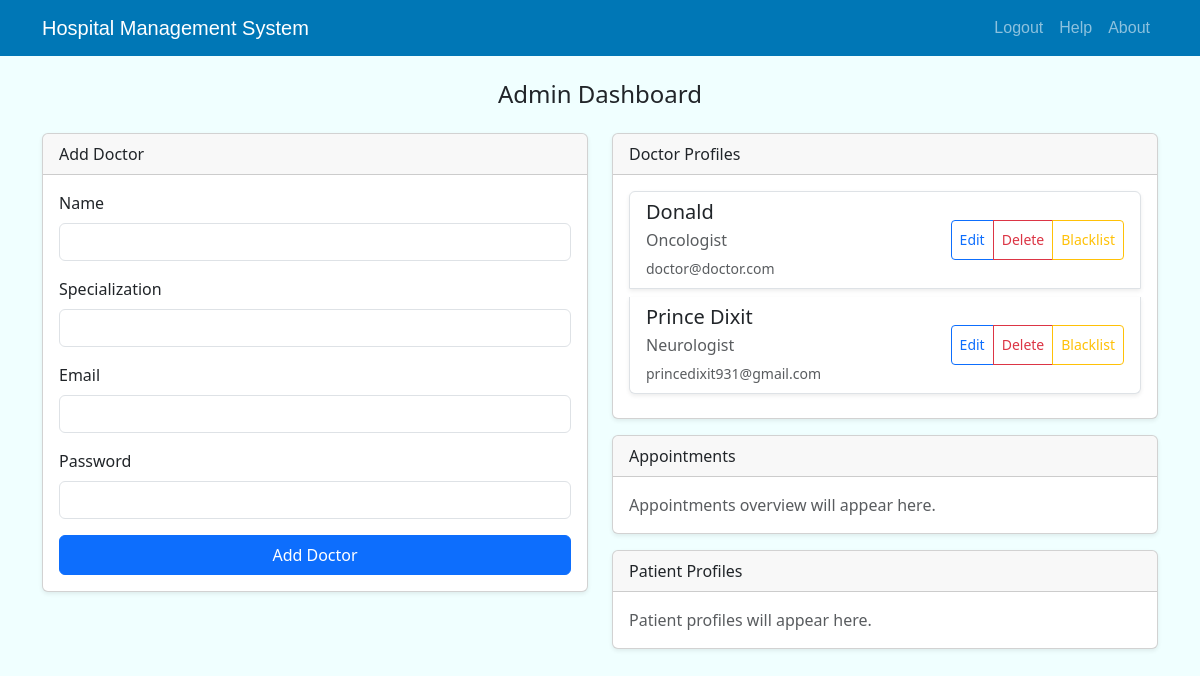
Page /dashboard (signed in) on the earlier database version.
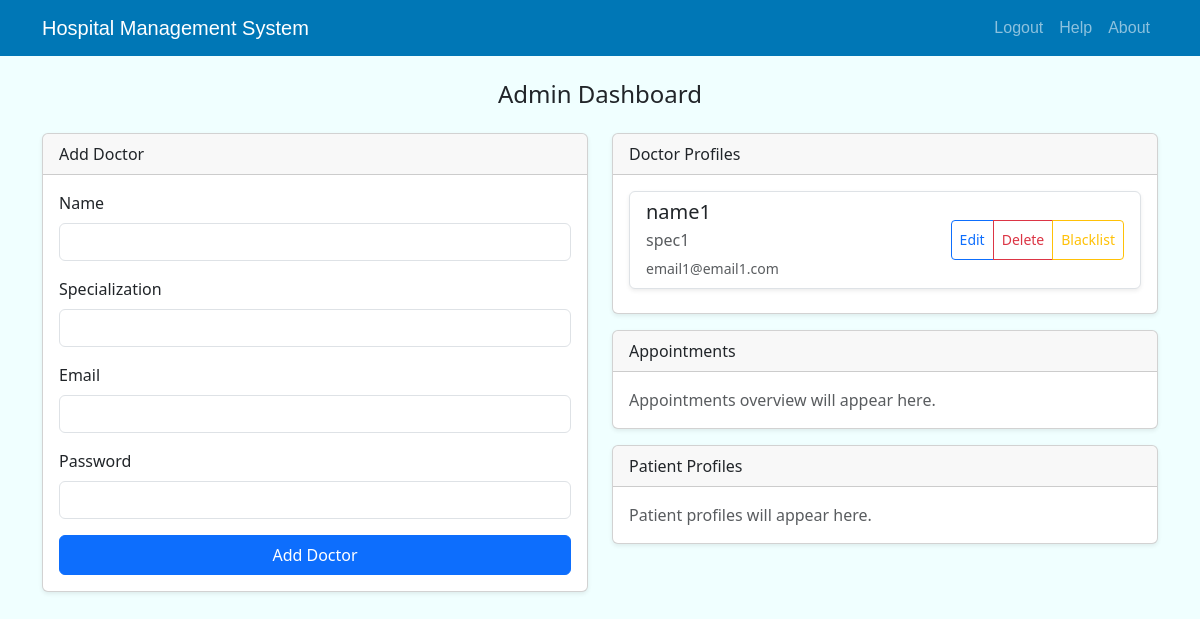
Same page on the later database version.
### application/models.py (models this page shows)
class Doctor(db.Model):
    __tablename__='doctor'
    id = db.Column(db.Integer, autoincrement=True, primary_key=True)
    name = db.Column(db.String(255), nullable=False)
    specialization = db.Column(db.String(255), nullable=False)
    email = db.Column(db.String(255), unique=True, nullable=False)

### application/controllers.py (the view)
@app.route("/", methods=['GET','POST'])
@app.route("/dashboard", methods=['GET','POST'])
@login_required
def dashboard():
    if current_user.id==1:
        doctors = Doctor.query.order_by(Doctor.name).all()
        return render_template('dashboards/admin_dashboard.html', doctors=doctors)
    elif any(role.name == 'doctor' for role in current_user.roles):
        doctor = Doctor.query.filter_by(email=current_user.email).first()
        doctor_name = doctor.name if doctor and doctor.name else current_user.email
        return render_template('dashboards/doctor_dashboard.html', doctor_name=doctor_name)
    else:
        return render_template('dashboards/patient_dashboard.html')

### templates/dashboards/admin_dashboard.html (shortened to what this page needs)
<!DOCTYPE html>
<html lang="en">
<head>
    <link href="https://cdn.jsdelivr.net/npm/bootstrap@5.3.8/dist/css/bootstrap.min.css" rel="stylesheet">
    <link rel="stylesheet" href="../../static/pages.css">
</head>
<body>
    <header>
    <div class="navbar navbar-dark navbar-expand-md">
        <div class="container">
            <a href="/" class="navbar-brand">Hospital Management System</a>
            <div class="collapse navbar-collapse" id="nav">
            <ul class="navbar-nav ms-auto">
                <li class="nav-item">
		{% if current_user.is_authenticated %}
		    <a href="/logout" id="logout_nav" class="nav-link">Logout</a>
		{% else %}
                    <a href="/login" id="login_nav" class="nav-link {{ log_active }}">Login</a>
		{% endif %}
                </li>
                <li class="nav-item">
                    <a href="help" id="help_nav" class="nav-link {{ help_active }}">Help</a>
                </li>
                 <li class="nav-item">
                     <a href="about" id="about_nav" class="nav-link {{ about_active }}">About</a>
                </li>
            </ul>
            </div>
        </div>
    </div>
    </header>
    <main>
        <div class="container py-4">
            <div class="row mb-3">
                <div class="col-12 text-center">
                    <h2 class="h4">Admin Dashboard</h2>
                </div>
            </div>
            <div class="row g-4">
                <div class="col-lg-6">
                    <div class="card shadow-sm">
                        <div class="card-header">Add Doctor</div>
                        <div class="card-body">
                            <form id="addDoctorForm" method="POST" action="/add-doctor" novalidate>
                                <div class="mb-3">
                                    <label for="fname" class="form-label">Name</label>
                                    <input type="text" class="form-control" id="fname" name="fname" required>
                                </div>
                                <div class="mb-3">
                                    <label for="spec" class="form-label">Specialization</label>
                                    <input type="text" class="form-control" id="spec" name="spec">
                                </div>
                                <div class="mb-3">
                                    <label for="email" class="form-label">Email</label>
                                    <input type="email" class="form-control" id="email" name="email" required>
                                </div>
                                <div class="mb-3">
                                    <label for="password" class="form-label">Password</label>
                                    <input type="password" class="form-control" id="password" name="password" required>
                                </div>
                                <button class="btn btn-primary w-100" type="submit">Add Doctor</button>
                            </form>
                        </div>
                    </div>
                </div>
                <div class="col-lg-6">
                    <div class="card shadow-sm mb-3">
                        <div class="card-header">Doctor Profiles</div>
                        <div class="card-body">
                            <div id="doctorProfiles" class="list-group">
                                {% if doctors and doctors|length > 0 %}
                                    {% for doc in doctors %}
                                    <div class="list-group-item mb-2 shadow-sm d-flex align-items-center justify-content-between" data-doctor-id="{{ doc.id }}">
                                        <div>
                                            <h5 class="mb-1">{{ doc.name }}</h5>
                                            <p class="mb-1 text-muted">{{ doc.specialization or 'General' }}</p>
                                            <small class="text-muted">{{ doc.email }}</small>
                                        </div>
                                        <div class="btn-group btn-group-sm">
                                            <button class="btn btn-outline-primary edit-doctor-btn" data-id="{{ doc.id }}" data-name="{{ doc.name }}" data-spec="{{ doc.specialization }}" data-email="{{ doc.email }}">Edit</button>
                                            <button class="btn btn-outline-danger delete-doctor-btn" data-id="{{ doc.id }}">Delete</button>
                                            <button class="btn btn-outline-warning blacklist-doctor-btn" data-id="{{ doc.id }}">Blacklist</button>
                                        </div>
                                    </div>
                                    {% endfor %}
                                {% else %}
                                    <p class="text-muted">No doctors added yet.</p>
                                {% endif %}
                            </div>
                        </div>
                    </div>
                    <div class="row g-3">
                        <div class="col-12">
                            <div class="card shadow-sm">
                                <div class="card-header">Appointments</div>
                                <div class="card-body">
                                    <p class="text-muted mb-0">Appointments overview will appear here.</p>
                                </div>
                            </div>
                        </div>
                        <div class="col-12">
                            <div class="card shadow-sm">
                                <div class="card-header">Patient Profiles</div>
                                <div class="card-body">
                                    <p class="text-muted mb-0">Patient profiles will appear here.</p>
                                </div>
                            </div>
                        </div>
                    </div>
                </div>
            </div>
        </div>
    </main>
</body>
</html>

### static/pages.css (style rules this page uses)
body { background-color: #F0FFFF; }
.navbar { background-color: #0077B6; }
.legend, .navbar-brand, .nav-link { font-family: "Arial"; }
button { color: white; background-color: #0320fc; border: none; height: 40px; border-radius: 5px; }
a { color: #0320fc; }
main { height: 100vh; }

Differences in the rows shown:
removed Doctor: name "Donald", specialization "Oncologist", email "doctor@doctor.com"
removed Doctor: name "Prince Dixit", specialization "Neurologist", email "princedixit931@gmail.com"
added Doctor: name "name1", specialization "spec1", email "email1@email1.com"
